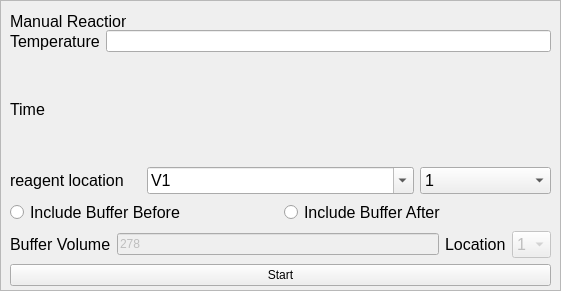
     <widget class="QFrame" name="frame_4">
      <property name="geometry">
       <rect>
        <x>10</x>
        <y>430</y>
        <width>561</width>
        <height>291</height>
       </rect>
      </property>
      <property name="frameShape">
       <enum>QFrame::StyledPanel</enum>
      </property>
      <property name="frameShadow">
       <enum>QFrame::Raised</enum>
      </property>
      <widget class="QLabel" name="Manualreactionlabel">
       <property name="geometry">
        <rect>
         <x>10</x>
         <y>10</y>
         <width>116</width>
         <height>22</height>
        </rect>
       </property>
       <property name="font">
        <font>
         <pointsize>12</pointsize>
        </font>
       </property>
       <property name="text">
        <string>Manual Reaction</string>
       </property>
      </widget>
      <widget class="QWidget" name="layoutWidget">
       <property name="geometry">
        <rect>
         <x>10</x>
         <y>30</y>
         <width>541</width>
         <height>256</height>
        </rect>
       </property>
       <layout class="QVBoxLayout" name="verticalLayout_8">
        <item>
         <layout class="QGridLayout" name="gridLayout_11">
          <item row="0" column="0">
           <layout class="QGridLayout" name="gridLayout_8">
            <item row="0" column="0">
             <widget class="QLabel" name="temperaturelabel">
              <property name="font">
               <font>
                <pointsize>12</pointsize>
               </font>
              </property>
              <property name="frameShape">
               <enum>QFrame::NoFrame</enum>
              </property>
              <property name="text">
               <string>Temperature</string>
              </property>
             </widget>
            </item>
            <item row="0" column="1">
             <widget class="QLineEdit" name="flUtilReactTemp"/>
            </item>
            <item row="2" column="0">
             <widget class="QLabel" name="timelabel">
              <property name="font">
               <font>
                <pointsize>12</pointsize>
               </font>
              </property>
              <property name="text">
               <string>Time</string>
              </property>
             </widget>
            </item>
            <item row="2" column="1">
             <widget class="Q3TimeEdit" name="timeEdit"/>
            </item>
           </layout>
          </item>
          <item row="1" column="0">
           <layout class="QGridLayout" name="gridLayout_10">
            <item row="0" column="0">
             <widget class="QLabel" name="Reagentlocationlabel">
              <property name="font">
               <font>
                <pointsize>12</pointsize>
               </font>
              </property>
              <property name="text">
               <string>reagent location</string>
              </property>
             </widget>
            </item>
            <item row="0" column="1" colspan="2">
             <widget class="QComboBox" name="flUtilReactValve">
              <property name="font">
               <font>
                <pointsize>12</pointsize>
               </font>
              </property>
              <property name="editable">
               <bool>true</bool>
              </property>
              <property name="currentIndex">
               <number>0</number>
              </property>
              <property name="modelColumn">
               <number>0</number>
              </property>
              <item>
               <property name="text">
                <string>V1</string>
               </property>
              </item>
              <item>
               <property name="text">
                <string>V2</string>
               </property>
              </item>
              <item>
               <property name="text">
                <string>V3</string>
               </property>
              </item>
             </widget>
            </item>
            <item row="0" column="3">
             <widget class="QComboBox" name="flUtilReactPort">
              <property name="font">
               <font>
                <pointsize>12</pointsize>
               </font>
              </property>
              <item>
               <property name="text">
                <string>1</string>
               </property>
              </item>
              <item>
               <property name="text">
                <string>2</string>
               </property>
              </item>
              <item>
               <property name="text">
                <string>3</string>
               </property>
              </item>
              <item>
               <property name="text">
                <string>4</string>
               </property>
              </item>
              <item>
               <property name="text">
                <string>5</string>
               </property>
              </item>
              <item>
               <property name="text">
                <string>6</string>
               </property>
              </item>
              <item>
               <property name="text">
                <string>7</string>
               </property>
              </item>
              <item>
               <property name="text">
                <string>8</string>
               </property>
              </item>
             </widget>
            </item>
            <item row="1" column="0" colspan="2">
             <widget class="QRadioButton" name="flUtilUseBufferBeforeRadioButton">
              <property name="font">
               <font>
                <pointsize>12</pointsize>
               </font>
              </property>
              <property name="acceptDrops">
               <bool>false</bool>
              </property>
              <property name="text">
               <string>Include Buffer Before</string>
              </property>
              <property name="checkable">
               <bool>true</bool>
              </property>
              <property name="checked">
               <bool>false</bool>
              </property>
              <property name="autoRepeat">
               <bool>true</bool>
              </property>
              <property name="autoExclusive">
               <bool>false</bool>
              </property>
             </widget>
            </item>
            <item row="1" column="2" colspan="2">
             <widget class="QRadioButton" name="flUtilUseBufferAfterRadioButton">
              <property name="font">
               <font>
                <pointsize>12</pointsize>
                <strikeout>false</strikeout>
                <kerning>true</kerning>
               </font>
              </property>
              <property name="mouseTracking">
               <bool>true</bool>
              </property>
              <property name="text">
               <string>Include Buffer After</string>
              </property>
              <property name="autoRepeat">
               <bool>true</bool>
              </property>
              <property name="autoExclusive">
               <bool>false</bool>
              </property>
             </widget>
            </item>
           </layout>
          </item>
          <item row="2" column="0">
           <layout class="QGridLayout" name="gridLayout_9">
            <item row="0" column="0">
             <widget class="QLabel" name="Buffervolumelabel">
              <property name="font">
               <font>
                <pointsize>12</pointsize>
               </font>
              </property>
              <property name="text">
               <string>Buffer Volume</string>
              </property>
             </widget>
            </item>
            <item row="0" column="1">
             <widget class="QLineEdit" name="flUtilReactBufferVolume">
              <property name="enabled">
               <bool>false</bool>
              </property>
              <property name="text">
               <string>278</string>
              </property>
             </widget>
            </item>
            <item row="0" column="2">
             <widget class="QLabel" name="Bufferlocationlabel">
              <property name="font">
               <font>
                <pointsize>12</pointsize>
               </font>
              </property>
              <property name="text">
               <string>Location</string>
              </property>
             </widget>
            </item>
            <item row="0" column="3">
             <widget class="QComboBox" name="flUtilReactBufferPort">
              <property name="enabled">
               <bool>false</bool>
              </property>
              <property name="font">
               <font>
                <pointsize>12</pointsize>
               </font>
              </property>
              <item>
               <property name="text">
                <string>1</string>
               </property>
              </item>
              <item>
               <property name="text">
                <string>2</string>
               </property>
              </item>
              <item>
               <property name="text">
                <string>3</string>
               </property>
              </item>
              <item>
               <property name="text">
                <string>4</string>
               </property>
              </item>
              <item>
               <property name="text">
                <string>5</string>
               </property>
              </item>
              <item>
               <property name="text">
                <string>6</string>
               </property>
              </item>
              <item>
               <property name="text">
                <string>7</string>
               </property>
              </item>
              <item>
               <property name="text">
                <string>8</string>
               </property>
              </item>
             </widget>
            </item>
           </layout>
          </item>
         </layout>
        </item>
        <item>
         <widget class="QPushButton" name="flUtilStartReact">
          <property name="text">
           <string>Start</string>
          </property>
         </widget>
        </item>
       </layout>
      </widget>
      <zorder>Manualreactionlabel</zorder>
      <zorder>layoutWidget</zorder>
      <zorder></zorder>
      <zorder></zorder>
     </widget>
